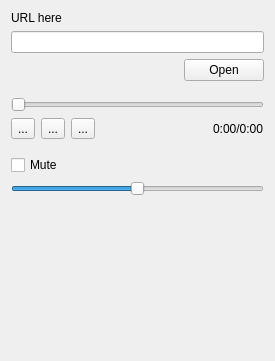
<?xml version="1.0" encoding="UTF-8"?>
<ui version="4.0">
 <class>VideoProperty</class>
 <widget class="QWidget" name="VideoProperty">
  <property name="geometry">
   <rect>
    <x>0</x>
    <y>0</y>
    <width>275</width>
    <height>361</height>
   </rect>
  </property>
  <property name="windowTitle">
   <string>Form</string>
  </property>
  <layout class="QVBoxLayout" name="verticalLayout">
   <item>
    <widget class="QLabel" name="label">
     <property name="text">
      <string>URL here</string>
     </property>
    </widget>
   </item>
   <item>
    <widget class="QLineEdit" name="v_url_"/>
   </item>
   <item>
    <layout class="QHBoxLayout" name="horizontalLayout_2">
     <item>
      <spacer name="horizontalSpacer_2">
       <property name="orientation">
        <enum>Qt::Horizontal</enum>
       </property>
       <property name="sizeHint" stdset="0">
        <size>
         <width>40</width>
         <height>20</height>
        </size>
       </property>
      </spacer>
     </item>
     <item>
      <widget class="QPushButton" name="v_open_">
       <property name="text">
        <string>Open</string>
       </property>
      </widget>
     </item>
    </layout>
   </item>
   <item>
    <spacer name="verticalSpacer_2">
     <property name="orientation">
      <enum>Qt::Vertical</enum>
     </property>
     <property name="sizeType">
      <enum>QSizePolicy::Fixed</enum>
     </property>
     <property name="sizeHint" stdset="0">
      <size>
       <width>0</width>
       <height>10</height>
      </size>
     </property>
    </spacer>
   </item>
   <item>
    <widget class="QSlider" name="v_progress_">
     <property name="orientation">
      <enum>Qt::Horizontal</enum>
     </property>
    </widget>
   </item>
   <item>
    <layout class="QHBoxLayout" name="horizontalLayout">
     <item>
      <widget class="QToolButton" name="v_play_">
       <property name="text">
        <string>...</string>
       </property>
      </widget>
     </item>
     <item>
      <widget class="QToolButton" name="v_pause_">
       <property name="text">
        <string>...</string>
       </property>
      </widget>
     </item>
     <item>
      <widget class="QToolButton" name="v_stop_">
       <property name="text">
        <string>...</string>
       </property>
      </widget>
     </item>
     <item>
      <spacer name="horizontalSpacer">
       <property name="orientation">
        <enum>Qt::Horizontal</enum>
       </property>
       <property name="sizeHint" stdset="0">
        <size>
         <width>40</width>
         <height>20</height>
        </size>
       </property>
      </spacer>
     </item>
     <item>
      <widget class="QLabel" name="v_time_">
       <property name="text">
        <string>0:00/0:00</string>
       </property>
      </widget>
     </item>
    </layout>
   </item>
   <item>
    <spacer name="verticalSpacer_3">
     <property name="orientation">
      <enum>Qt::Vertical</enum>
     </property>
     <property name="sizeType">
      <enum>QSizePolicy::Fixed</enum>
     </property>
     <property name="sizeHint" stdset="0">
      <size>
       <width>0</width>
       <height>10</height>
      </size>
     </property>
    </spacer>
   </item>
   <item>
    <widget class="QCheckBox" name="v_mute_">
     <property name="text">
      <string>Mute</string>
     </property>
    </widget>
   </item>
   <item>
    <widget class="QSlider" name="v_volume_">
     <property name="maximum">
      <number>100</number>
     </property>
     <property name="value">
      <number>50</number>
     </property>
     <property name="orientation">
      <enum>Qt::Horizontal</enum>
     </property>
    </widget>
   </item>
   <item>
    <spacer name="verticalSpacer">
     <property name="orientation">
      <enum>Qt::Vertical</enum>
     </property>
     <property name="sizeHint" stdset="0">
      <size>
       <width>20</width>
       <height>40</height>
      </size>
     </property>
    </spacer>
   </item>
  </layout>
 </widget>
 <resources/>
 <connections/>
</ui>
